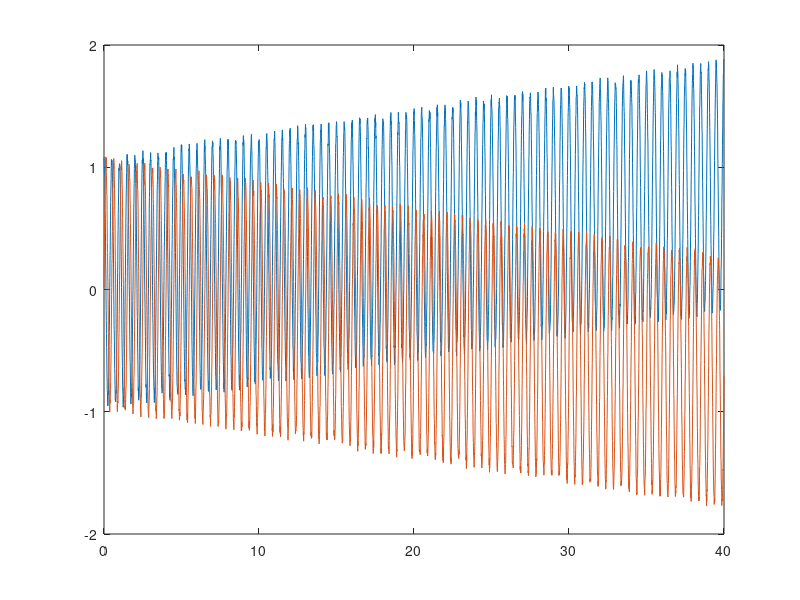

The MATLAB script that drew this image: (Note: this script raises an error after producing the figure.)
%% Linear curve fit test

clear all 


t = 0:1/100:40;
f = ones(1,length(t));
f = 2*f;  % 2Hz
phi_offs = 0;
Ax = cos(2*pi*f.*t) + 0.1*rand(size(t)) + 0.02*t;
Ay = sin(2*pi*f.*t) + 0.1*rand(size(t)) - 0.02*t;

plot(t,Ax);
hold on
plot(t,Ay);


%% 


% Linear model: Ccos(wt) + Dsin(wt) + B

window_size=30;
step = 10;
N = length(Ay); % recording length

n = floor((N - window_size) / step) + 1; % number of fits

% preallocation
n = floor((N - window_size) / step) + 1;
time = zeros(1,n);
xvals = zeros(1,n);
yvals = zeros(1,n);

A = ones(n,3);     % design matrix  
A(:,1) = cos(2*pi*f*t);
A(:,2) = sin(2*pi*f*t);

%[sin(w*t_rel), cos(w*t_rel), ones(size(t_rel))];

%t_windows = zeros(n,window_size);
%x_fits = zeros(n,window_size);
%y_fits = zeros(n,window_size);

%k=1;
%center_idx = window_size/2;

for w = 1:n
    
end
